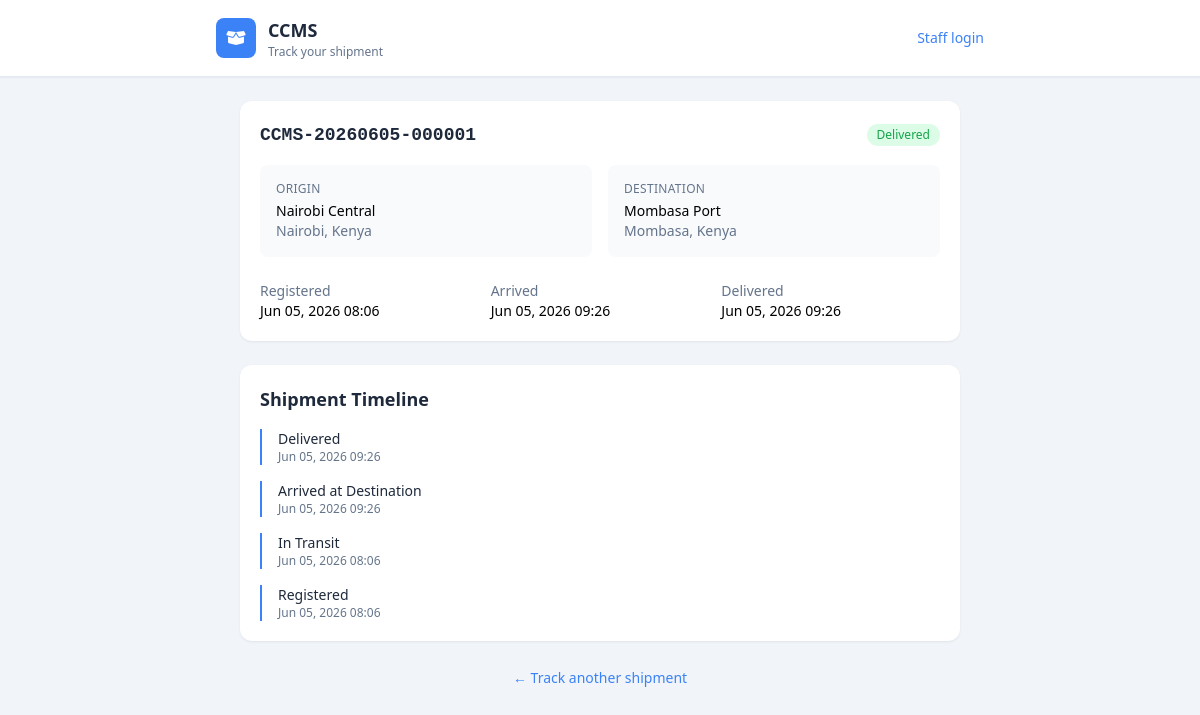
Page /track/CCMS-20260605-000001/ on the committed database.
### ccms_app/models.py (models this page shows, shortened)
class Package(models.Model):
    tracking_number = models.CharField(max_length=30, unique=True, editable=False)
    sender_full_name = models.CharField(max_length=255)
    sender_id_number = models.CharField(max_length=50)
    sender_phone = models.CharField(max_length=20)
    receiver_full_name = models.CharField(max_length=255)
    receiver_id_number = models.CharField(max_length=50)
    receiver_phone = models.CharField(max_length=20)
    package_type = models.CharField(max_length=20, choices=PackageType.choices)
    description = models.TextField(blank=True)
    quantity = models.PositiveIntegerField(default=1)
    weight = models.DecimalField(max_digits=10, decimal_places=2)
    origin_branch = models.ForeignKey(
        Branch,
        on_delete=models.PROTECT,
        related_name='outgoing_packages',
    )
    destination_branch = models.ForeignKey(
        Branch,
        on_delete=models.PROTECT,
        related_name='incoming_packages',
    )
    assigned_vehicle = models.ForeignKey(
        Vehicle,
        on_delete=models.SET_NULL,
        null=True,
        blank=True,
        related_name='shipments',
    )
    transport_fee = models.DecimalField(max_digits=12, decimal_places=2)
    status = models.CharField(
        max_length=30,
        choices=PackageStatus.choices,
        default=PackageStatus.REGISTERED,
    )
    registered_by = models.ForeignKey(
        settings.AUTH_USER_MODEL,
        on_delete=models.PROTECT,
        related_name='registered_packages',
    )
    registered_at = models.DateTimeField(auto_now_add=True)
    received_by = models.ForeignKey(
        settings.AUTH_USER_MODEL,
        on_delete=models.SET_NULL,
        null=True,
        blank=True,
        related_name='received_packages',
    )
    received_at_branch = models.ForeignKey(
        Branch,
        on_delete=models.SET_NULL,
        null=True,
        blank=True,
        related_name='received_packages',
    )
    arrived_at = models.DateTimeField(null=True, blank=True)
    delivered_by = models.ForeignKey(
        settings.AUTH_USER_MODEL,
        on_delete=models.SET_NULL,
        null=True,
        blank=True,
        related_name='delivered_packages',
    )
    delivered_at = models.DateTimeField(null=True, blank=True)
    delivery_receiver_id_number = models.CharField(max_length=50, blank=True)
    created_at = models.DateTimeField(auto_now_add=True)
    updated_at = models.DateTimeField(auto_now=True)
    class Meta:
        ordering = ['-registered_at']
    @property
    def status_label(self):
        return self.get_status_display()
    @property
    def status_css_class(self):
        mapping = {
            PackageStatus.REGISTERED: 'registered',
            PackageStatus.READY_FOR_DISPATCH: 'ready',
            PackageStatus.IN_TRANSIT: 'in-transit',
            PackageStatus.ARRIVED: 'arrived',
            PackageStatus.READY_FOR_PICKUP: 'ready',
            PackageStatus.DELIVERED: 'delivered',
            PackageStatus.CANCELLED: 'cancelled',
        }
        return mapping.get(self.status, 'registered')

class Branch(models.Model):
    name = models.CharField(max_length=255)
    code = models.CharField(max_length=20, unique=True)
    location = models.CharField(max_length=255)
    contact_number = models.CharField(max_length=20)
    is_active = models.BooleanField(default=True)
    created_at = models.DateTimeField(auto_now_add=True)
    updated_at = models.DateTimeField(auto_now=True)
    class Meta:
        ordering = ['name']
        verbose_name_plural = 'branches'

class PackageStatusHistory(models.Model):
    package = models.ForeignKey(
        Package,
        on_delete=models.CASCADE,
        related_name='status_history',
    )
    status = models.CharField(max_length=30, choices=PackageStatus.choices)
    changed_by = models.ForeignKey(
        settings.AUTH_USER_MODEL,
        on_delete=models.SET_NULL,
        null=True,
        blank=True,
        related_name='package_status_changes',
    )
    changed_at = models.DateTimeField(default=timezone.now)
    notes = models.TextField(blank=True)
    class Meta:
        ordering = ['-changed_at']
        verbose_name_plural = 'package status histories'

### ccms_app/views_operations.py (the view)
# urls.py: path('track/<str:tracking_number>/', views_operations.track_result, name='track_result'),
def track_result(request, tracking_number):
    package = get_package_by_tracking(tracking_number)
    history = []
    if package:
        history = package.status_history.select_related('changed_by').all()[:10]
    return render(request, 'ccms_app/track/result.html', {
        'package': package,
        'tracking_number': tracking_number,
        'history': history,
    })

### ccms_app/services.py (called while the page is built)
def get_package_by_tracking(tracking_number):
    if not tracking_number:
        return None
    return (
        Package.objects
        .select_related('origin_branch', 'destination_branch', 'registered_by')
        .filter(tracking_number__iexact=tracking_number.strip())
        .first()
    )

### templates/ccms_app/track/result.html (shortened to what this page needs)
{% extends "ccms_app/track/public_base.html" %}
{% load static %}
{% block content %}
{% if package %}
<div class="dashboard-card mb-6">
    <div class="mb-4 flex flex-col gap-2 sm:flex-row sm:items-center sm:justify-between">
        <p class="font-mono text-lg font-bold text-slate-800">{{ package.tracking_number }}</p>
        <span class="status-badge status-{{ package.status_css_class }}">{{ package.status_label }}</span>
    </div>
    <div class="grid grid-cols-1 gap-4 text-sm sm:grid-cols-2">
        <div class="rounded-lg bg-slate-50 p-4">
            <p class="text-xs uppercase tracking-wide text-slate-500">Origin</p>
            <p class="mt-1 font-medium">{{ package.origin_branch.name }}</p>
            <p class="text-slate-500">{{ package.origin_branch.location }}</p>
        </div>
        <div class="rounded-lg bg-slate-50 p-4">
            <p class="text-xs uppercase tracking-wide text-slate-500">Destination</p>
            <p class="mt-1 font-medium">{{ package.destination_branch.name }}</p>
            <p class="text-slate-500">{{ package.destination_branch.location }}</p>
        </div>
    </div>
    <dl class="mt-6 grid grid-cols-1 gap-3 text-sm sm:grid-cols-3">
        <div>
            <dt class="text-slate-500">Registered</dt>
            <dd class="font-medium">{{ package.registered_at|date:"M d, Y H:i" }}</dd>
        </div>
        <div>
            <dt class="text-slate-500">Arrived</dt>
            <dd class="font-medium">{{ package.arrived_at|date:"M d, Y H:i"|default:"—" }}</dd>
        </div>
        <div>
            <dt class="text-slate-500">Delivered</dt>
            <dd class="font-medium">{{ package.delivered_at|date:"M d, Y H:i"|default:"—" }}</dd>
        </div>
    </dl>
</div>
<div class="dashboard-card">
    <h2 class="mb-4 text-lg font-semibold text-slate-800">Shipment Timeline</h2>
    <ol class="space-y-4">
        {% for entry in history %}
        <li class="border-l-2 border-brand pl-4">
            <p class="text-sm font-medium text-slate-800">{{ entry.get_status_display }}</p>
            <p class="text-xs text-slate-500">{{ entry.changed_at|date:"M d, Y H:i" }}</p>
        </li>
        {% empty %}
        <li class="text-sm text-slate-400">No updates yet.</li>
        {% endfor %}
    </ol>
</div>
{% endif %}
<div class="mt-6 text-center">
    <a href="{% url 'ccms_app:track_shipment' %}" class="text-sm font-medium text-brand hover:text-brand-dark">
        &larr; Track another shipment
    </a>
</div>
{% endblock %}

### static/css/dashboard.css (style rules this page uses)
.dashboard-card { background-color: #ffffff; border-radius: 0.75rem; padding: 1.25rem; box-shadow: 0 1px 3px 0 rgb(0 0 0 / 0.06), 0 1px 2px -1px rgb(0 0 0 / 0.06); }
.status-badge { display: inline-block; padding: 0.125rem 0.625rem; border-radius: 9999px; font-size: 0.75rem; font-weight: 500; }
.status-delivered { background-color: #dcfce7; color: #16a34a; }

### rows in the picture
Package: tracking_number "CCMS-20260605-000001", status_label "Delivered", origin_branch.name "Nairobi Central", origin_branch.location "Nairobi, Kenya", destination_branch.name "Mombasa Port", destination_branch.location "Mombasa, Kenya", registered_at "Jun 05, 2026 08:06", arrived_at "Jun 05, 2026 09:26", delivered_at "Jun 05, 2026 09:26"
PackageStatusHistory: status "Delivered", changed_at "Jun 05, 2026 09:26"
PackageStatusHistory: status "Arrived at Destination", changed_at "Jun 05, 2026 09:26"
PackageStatusHistory: status "In Transit", changed_at "Jun 05, 2026 08:06"
PackageStatusHistory: status "Registered", changed_at "Jun 05, 2026 08:06"
